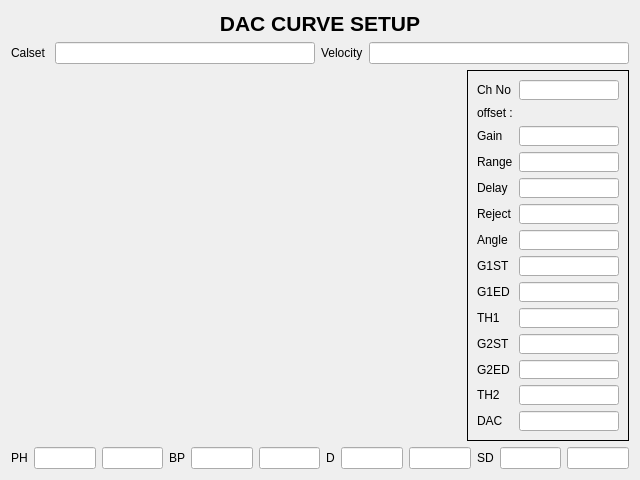
<?xml version="1.0" encoding="UTF-8"?>
<ui version="4.0">
 <class>DacCurveDialog</class>
 <widget class="QDialog" name="DacCurveDialog">
  <property name="enabled">
   <bool>true</bool>
  </property>
  <property name="geometry">
   <rect>
    <x>0</x>
    <y>0</y>
    <width>640</width>
    <height>480</height>
   </rect>
  </property>
  <property name="minimumSize">
   <size>
    <width>640</width>
    <height>480</height>
   </size>
  </property>
  <property name="maximumSize">
   <size>
    <width>640</width>
    <height>480</height>
   </size>
  </property>
  <property name="windowTitle">
   <string>Create / Edit DAC Curve</string>
  </property>
  <layout class="QVBoxLayout" name="verticalLayout">
   <item>
    <widget class="QLabel" name="labelTitle">
     <property name="font">
      <font>
       <pointsize>16</pointsize>
       <bold>true</bold>
      </font>
     </property>
     <property name="text">
      <string>DAC CURVE SETUP</string>
     </property>
     <property name="alignment">
      <set>Qt::AlignmentFlag::AlignCenter</set>
     </property>
    </widget>
   </item>
   <item>
    <layout class="QHBoxLayout" name="horizontalLayout_2">
     <item>
      <widget class="QLabel" name="label_2">
       <property name="text">
        <string>Calset </string>
       </property>
      </widget>
     </item>
     <item>
      <widget class="QLineEdit" name="lineEdit_calset"/>
     </item>
     <item>
      <widget class="QLabel" name="label_velocity">
       <property name="text">
        <string>Velocity</string>
       </property>
      </widget>
     </item>
     <item>
      <widget class="QLineEdit" name="lineEdit"/>
     </item>
    </layout>
   </item>
   <item>
    <layout class="QHBoxLayout" name="horizontalLayout">
     <item>
      <widget class="QCustomPlot" name="Plot" native="true">
       <property name="sizePolicy">
        <sizepolicy hsizetype="Minimum" vsizetype="Minimum">
         <horstretch>0</horstretch>
         <verstretch>0</verstretch>
        </sizepolicy>
       </property>
       <property name="minimumSize">
        <size>
         <width>450</width>
         <height>300</height>
        </size>
       </property>
      </widget>
     </item>
     <item>
      <widget class="QFrame" name="formFrame">
       <property name="sizePolicy">
        <sizepolicy hsizetype="Preferred" vsizetype="Preferred">
         <horstretch>0</horstretch>
         <verstretch>0</verstretch>
        </sizepolicy>
       </property>
       <property name="minimumSize">
        <size>
         <width>80</width>
         <height>100</height>
        </size>
       </property>
       <property name="frameShape">
        <enum>QFrame::Shape::Box</enum>
       </property>
       <layout class="QFormLayout" name="formLayout">
        <item row="0" column="0">
         <widget class="QLabel" name="label_ch">
          <property name="text">
           <string>Ch No</string>
          </property>
         </widget>
        </item>
        <item row="0" column="1">
         <widget class="QLineEdit" name="lineEdit_ch">
          <property name="sizePolicy">
           <sizepolicy hsizetype="Fixed" vsizetype="Fixed">
            <horstretch>0</horstretch>
            <verstretch>0</verstretch>
           </sizepolicy>
          </property>
          <property name="minimumSize">
           <size>
            <width>40</width>
            <height>0</height>
           </size>
          </property>
         </widget>
        </item>
        <item row="2" column="0">
         <widget class="QLabel" name="label_gain">
          <property name="text">
           <string>Gain</string>
          </property>
         </widget>
        </item>
        <item row="2" column="1">
         <widget class="QLineEdit" name="lineEdit_Gain">
          <property name="sizePolicy">
           <sizepolicy hsizetype="Minimum" vsizetype="Fixed">
            <horstretch>0</horstretch>
            <verstretch>0</verstretch>
           </sizepolicy>
          </property>
          <property name="minimumSize">
           <size>
            <width>40</width>
            <height>0</height>
           </size>
          </property>
         </widget>
        </item>
        <item row="3" column="0">
         <widget class="QLabel" name="label_Range">
          <property name="text">
           <string>Range</string>
          </property>
         </widget>
        </item>
        <item row="3" column="1">
         <widget class="QLineEdit" name="lineEdit_Range">
          <property name="sizePolicy">
           <sizepolicy hsizetype="Minimum" vsizetype="Fixed">
            <horstretch>0</horstretch>
            <verstretch>0</verstretch>
           </sizepolicy>
          </property>
          <property name="minimumSize">
           <size>
            <width>40</width>
            <height>0</height>
           </size>
          </property>
         </widget>
        </item>
        <item row="4" column="0">
         <widget class="QLabel" name="label_Delay">
          <property name="text">
           <string>Delay</string>
          </property>
         </widget>
        </item>
        <item row="4" column="1">
         <widget class="QLineEdit" name="lineEdit_Delay">
          <property name="sizePolicy">
           <sizepolicy hsizetype="Minimum" vsizetype="Fixed">
            <horstretch>0</horstretch>
            <verstretch>0</verstretch>
           </sizepolicy>
          </property>
          <property name="minimumSize">
           <size>
            <width>40</width>
            <height>0</height>
           </size>
          </property>
         </widget>
        </item>
        <item row="5" column="0">
         <widget class="QLabel" name="label_Reject">
          <property name="text">
           <string>Reject</string>
          </property>
         </widget>
        </item>
        <item row="5" column="1">
         <widget class="QLineEdit" name="lineEdit_Reject">
          <property name="sizePolicy">
           <sizepolicy hsizetype="Minimum" vsizetype="Fixed">
            <horstretch>0</horstretch>
            <verstretch>0</verstretch>
           </sizepolicy>
          </property>
          <property name="minimumSize">
           <size>
            <width>40</width>
            <height>0</height>
           </size>
          </property>
         </widget>
        </item>
        <item row="6" column="0">
         <widget class="QLabel" name="label_Angle">
          <property name="text">
           <string>Angle</string>
          </property>
         </widget>
        </item>
        <item row="6" column="1">
         <widget class="QLineEdit" name="lineEdit_Angle">
          <property name="sizePolicy">
           <sizepolicy hsizetype="Minimum" vsizetype="Fixed">
            <horstretch>0</horstretch>
            <verstretch>0</verstretch>
           </sizepolicy>
          </property>
          <property name="minimumSize">
           <size>
            <width>40</width>
            <height>0</height>
           </size>
          </property>
         </widget>
        </item>
        <item row="7" column="0">
         <widget class="QLabel" name="label_G1ST">
          <property name="text">
           <string>G1ST</string>
          </property>
         </widget>
        </item>
        <item row="7" column="1">
         <widget class="QLineEdit" name="lineEdit_G1ST">
          <property name="sizePolicy">
           <sizepolicy hsizetype="Minimum" vsizetype="Fixed">
            <horstretch>0</horstretch>
            <verstretch>0</verstretch>
           </sizepolicy>
          </property>
          <property name="minimumSize">
           <size>
            <width>40</width>
            <height>0</height>
           </size>
          </property>
         </widget>
        </item>
        <item row="8" column="0">
         <widget class="QLabel" name="label_G1ED">
          <property name="text">
           <string>G1ED</string>
          </property>
         </widget>
        </item>
        <item row="8" column="1">
         <widget class="QLineEdit" name="lineEdit_G1ED">
          <property name="sizePolicy">
           <sizepolicy hsizetype="Minimum" vsizetype="Fixed">
            <horstretch>0</horstretch>
            <verstretch>0</verstretch>
           </sizepolicy>
          </property>
          <property name="minimumSize">
           <size>
            <width>40</width>
            <height>0</height>
           </size>
          </property>
         </widget>
        </item>
        <item row="9" column="0">
         <widget class="QLabel" name="label_TH1">
          <property name="text">
           <string>TH1</string>
          </property>
         </widget>
        </item>
        <item row="9" column="1">
         <widget class="QLineEdit" name="lineEdit_TH1">
          <property name="sizePolicy">
           <sizepolicy hsizetype="Minimum" vsizetype="Fixed">
            <horstretch>0</horstretch>
            <verstretch>0</verstretch>
           </sizepolicy>
          </property>
          <property name="minimumSize">
           <size>
            <width>40</width>
            <height>0</height>
           </size>
          </property>
         </widget>
        </item>
        <item row="11" column="0">
         <widget class="QLabel" name="label_G2ED">
          <property name="enabled">
           <bool>true</bool>
          </property>
          <property name="text">
           <string>G2ED</string>
          </property>
         </widget>
        </item>
        <item row="11" column="1">
         <widget class="QLineEdit" name="lineEdit_G2ED">
          <property name="enabled">
           <bool>true</bool>
          </property>
          <property name="sizePolicy">
           <sizepolicy hsizetype="Minimum" vsizetype="Fixed">
            <horstretch>0</horstretch>
            <verstretch>0</verstretch>
           </sizepolicy>
          </property>
          <property name="minimumSize">
           <size>
            <width>40</width>
            <height>0</height>
           </size>
          </property>
         </widget>
        </item>
        <item row="12" column="0">
         <widget class="QLabel" name="label_TH2">
          <property name="enabled">
           <bool>true</bool>
          </property>
          <property name="text">
           <string>TH2</string>
          </property>
         </widget>
        </item>
        <item row="12" column="1">
         <widget class="QLineEdit" name="lineEdit_TH2">
          <property name="enabled">
           <bool>true</bool>
          </property>
          <property name="sizePolicy">
           <sizepolicy hsizetype="Minimum" vsizetype="Fixed">
            <horstretch>0</horstretch>
            <verstretch>0</verstretch>
           </sizepolicy>
          </property>
          <property name="minimumSize">
           <size>
            <width>40</width>
            <height>0</height>
           </size>
          </property>
         </widget>
        </item>
        <item row="14" column="0">
         <widget class="QLabel" name="label_DAC">
          <property name="text">
           <string>DAC</string>
          </property>
         </widget>
        </item>
        <item row="14" column="1">
         <widget class="QLineEdit" name="lineEdit_CP">
          <property name="sizePolicy">
           <sizepolicy hsizetype="Minimum" vsizetype="Fixed">
            <horstretch>0</horstretch>
            <verstretch>0</verstretch>
           </sizepolicy>
          </property>
          <property name="minimumSize">
           <size>
            <width>40</width>
            <height>0</height>
           </size>
          </property>
         </widget>
        </item>
        <item row="10" column="1">
         <widget class="QLineEdit" name="lineEdit_G2ST">
          <property name="enabled">
           <bool>true</bool>
          </property>
          <property name="sizePolicy">
           <sizepolicy hsizetype="Expanding" vsizetype="Minimum">
            <horstretch>0</horstretch>
            <verstretch>0</verstretch>
           </sizepolicy>
          </property>
          <property name="minimumSize">
           <size>
            <width>40</width>
            <height>0</height>
           </size>
          </property>
         </widget>
        </item>
        <item row="10" column="0">
         <widget class="QLabel" name="label_G2ST">
          <property name="enabled">
           <bool>true</bool>
          </property>
          <property name="text">
           <string>G2ST</string>
          </property>
         </widget>
        </item>
        <item row="1" column="0" colspan="2">
         <widget class="QLabel" name="label_offset">
          <property name="text">
           <string>offset :</string>
          </property>
         </widget>
        </item>
       </layout>
      </widget>
     </item>
    </layout>
   </item>
   <item>
    <layout class="QHBoxLayout" name="horizontalLayout_3">
     <item>
      <widget class="QLabel" name="label_PH">
       <property name="text">
        <string>PH</string>
       </property>
      </widget>
     </item>
     <item>
      <widget class="QLineEdit" name="lineEdit_PH"/>
     </item>
     <item>
      <widget class="QLineEdit" name="lineEdit_DacPH"/>
     </item>
     <item>
      <widget class="QLabel" name="label_BP">
       <property name="text">
        <string>BP</string>
       </property>
      </widget>
     </item>
     <item>
      <widget class="QLineEdit" name="lineEdit_BP"/>
     </item>
     <item>
      <widget class="QLineEdit" name="lineEdit_DacBP"/>
     </item>
     <item>
      <widget class="QLabel" name="label_D">
       <property name="text">
        <string>D</string>
       </property>
      </widget>
     </item>
     <item>
      <widget class="QLineEdit" name="lineEdit_D"/>
     </item>
     <item>
      <widget class="QLineEdit" name="lineEdit_2"/>
     </item>
     <item>
      <widget class="QLabel" name="label">
       <property name="text">
        <string>SD</string>
       </property>
      </widget>
     </item>
     <item>
      <widget class="QLineEdit" name="lineEdit_SD"/>
     </item>
     <item>
      <widget class="QLineEdit" name="lineEdit_DacSD"/>
     </item>
    </layout>
   </item>
  </layout>
 </widget>
 <customwidgets>
  <customwidget>
   <class>QCustomPlot</class>
   <extends>QWidget</extends>
   <header location="global">qcustomplot.h</header>
   <container>1</container>
  </customwidget>
 </customwidgets>
 <resources/>
 <connections/>
</ui>
